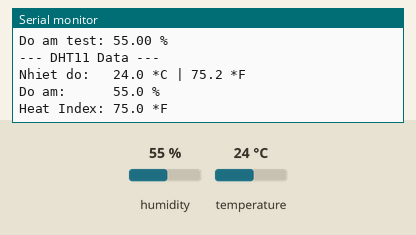
Recording of a sketch running on a simulated ESP32. Shown: the last lines printed to the serial monitor. Inputs (shaded band) come from the test bench; at power-on: humidity 55 %, temperature 24 °C.

Above: at 3.7 s.
3.8 s: humidity set to 21 %
At 5.7 s:
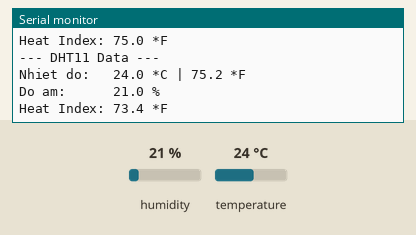
8.3 s: humidity set to 18 %
At 10.0 s:
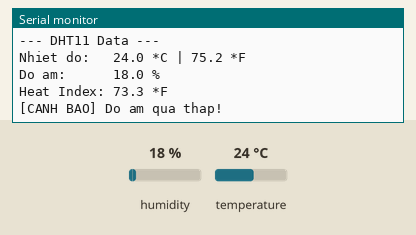
Timing chart, 0 to 11.5 s (numbered marks = the images above; inputs shaded):
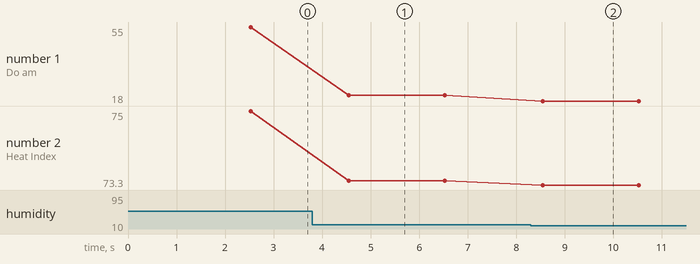

The sketch:

test_01_dht11.ino
```cpp
// ============================================================
// TEST 01: CAM BIEN DHT11 - NHIET DO / DO AM
// ============================================================
// Cam bien: DHT11
// Chan GPIO: IO32
// Dien ap: 3.3V / 5V
// Thu vien: DHT sensor library (Adafruit)
// ============================================================

#include <Arduino.h>
#include <DHT.h>
#include "config.h"

DHT dht(DHT_PIN, DHT_TYPE);

unsigned long lastReadTime = 0;

void dhtSetup() {
    Serial.println("=== TEST 01: DHT11 (Nhiet do / Do am) ===");
    Serial.print("Chan GPIO: "); Serial.println(DHT_PIN);
    Serial.println("Khoi tao cam bien...");

    dht.begin();

    Serial.println("Cho 2s de cam bien on dinh...");
    delay(2000);

    float testTemp = dht.readTemperature();
    float testHum = dht.readHumidity();

    if (isnan(testTemp) || isnan(testHum)) {
        Serial.println("[LOI] Khong doc duoc du lieu tu DHT11!");
        Serial.println("Kiem tra: VCC(3.3V/5V), GND, Data->IO32");
    } else {
        Serial.println("[OK] DHT11 hoat dong!");
        Serial.print("Nhiet do test: "); Serial.print(testTemp); Serial.println(" *C");
        Serial.print("Do am test: "); Serial.print(testHum); Serial.println(" %");
    }
    Serial.println();
}

void dhtLoop() {
    unsigned long now = millis();
    if (now - lastReadTime >= DHT_READ_INTERVAL) {
        lastReadTime = now;

        float humidity = dht.readHumidity();
        float temperature = dht.readTemperature();
        float fahrenheit = dht.readTemperature(true);

        if (isnan(humidity) || isnan(temperature)) {
            Serial.println("[LOI] Khong doc duoc du lieu!");
            return;
        }

        float heatIndex = dht.computeHeatIndex(fahrenheit, humidity);

        Serial.println("--- DHT11 Data ---");
        Serial.print("Nhiet do:   "); Serial.print(temperature, 1);
        Serial.print(" *C | "); Serial.print(fahrenheit, 1); Serial.println(" *F");
        Serial.print("Do am:      "); Serial.print(humidity, 1); Serial.println(" %");
        Serial.print("Heat Index: "); Serial.print(heatIndex, 1); Serial.println(" *F");

        // Canh bao nhiet do
        if (temperature > TEMP_MAX) {
            Serial.println("[CANH BAO] Nhiet do qua cao!");
        } else if (temperature < TEMP_MIN) {
            Serial.println("[CANH BAO] Nhiet do qua thap!");
        }

        // Canh bao do am
        if (humidity > HUMIDITY_MAX) {
            Serial.println("[CANH BAO] Do am qua cao!");
        } else if (humidity < HUMIDITY_MIN) {
            Serial.println("[CANH BAO] Do am qua thap!");
        }
        Serial.println();
    }
}

void setup() {
    Serial.begin(115200);
    delay(500);
    dhtSetup();
}

void loop() {
    dhtLoop();
}
```

config.h
```cpp
// ============================================================
// CAU HINH CHUNG - TEST CAM BIEN ESP32 NodeMCU-32S
// ============================================================
// Chu y: Chi can thay doi cau hinh o day de phu hop voi board
// ============================================================

#ifndef CONFIG_H
#define CONFIG_H

// ========== WIFI ==========
#define WIFI_SSID "Hoang Quan"
#define WIFI_PASSWORD "hoangquan@@"

// ========== MQTT ==========
#define MQTT_SERVER "192.168.1.100"
#define MQTT_PORT 1883
#define MQTT_USER "mqtt_user"
#define MQTT_PASSWORD "mqtt_password"
#define MQTT_CLIENT_ID "ESP32_Sensor_Test"
#define MQTT_TOPIC "test/sensor"

// ========== SERIAL DEBUG ==========
#define SERIAL_BAUD 115200

// ========== GPIO PINS ==========
// --- DHT11 (Nhiet do / Do am) ---
#define DHT_PIN 32
#define DHT_TYPE DHT11

// --- PMS5003 (Bu PM2.5) ---
#define PMS_TX_PIN 17
#define PMS_RX_PIN 16

// --- MQ-2 (Khoi / Gas) ---
#define MQ2_PIN 33
#define MQ2_ANA_PIN 33
#define MQ2_D0_PIN 4
#define RL_VALUE 5.0
#define RO_CLEAN_AIR_FACTOR 9.83

// --- Leak Sensor (Ro nuoc) ---
#define LEAK_PIN 34
#define LEAK_LED_PIN 2

// --- ACS712 (Ro dien 30A) ---
#define ACS712_PIN 35
#define ACS712_SENSITIVITY 0.066  // 30A model: 66mV/A
#define ACS712_VCC 3.3

// --- HC-SR501 (Chuyen dong) ---
#define PIR_PIN 26
#define PIR_LED_PIN 25

// --- Reed Switch (Cua mo) ---
#define REED_PIN 27
#define REED_LED_PIN 33

// --- Voltage Divider AC ---
#define AC_VOLTAGE_PIN 36
#define AC_R1 100000.0
#define AC_R2 10000.0
#define AC_CALIBRATION 1.0

// --- Voltage Divider UPS ---
#define UPS_VOLTAGE_PIN 39
#define UPS_R1 100000.0
#define UPS_R2 10000.0
#define UPS_CALIBRATION 1.0

// ========== ADC SETTINGS ==========
#define ADC_ATTEN ADC_ATTEN_DB_11    // 0-3.3V
#define ADC_WIDTH ADC_WIDTH_BIT_12   // 12-bit

// ========== NGƯỠNG CẢNH BÁO ==========
#define TEMP_MAX 45.0
#define TEMP_MIN 10.0
#define HUMIDITY_MAX 95.0
#define HUMIDITY_MIN 20.0
#define PM25_MAX 35.0
#define GAS_THRESHOLD 300
#define AC_VOLTAGE_MIN 200.0
#define AC_VOLTAGE_MAX 250.0
#define UPS_VOLTAGE_MIN 11.0
#define UPS_VOLTAGE_MAX 13.8

// ========== TIMING ==========
#define DHT_READ_INTERVAL 2000       // ms
#define PMS_READ_INTERVAL 1000       // ms
#define MQ2_READ_INTERVAL 500        // ms

#endif
```

Measured:
- the behaviour switches between 20 and 19 % on humidity (found by bisection; images 1 and 2)
- after the input at 3.8 s, the serial monitor: prints a new line after 0.75 s (image 1)
- after the input at 8.3 s, the serial monitor: prints a new line after 0.25 s (image 2)
- plotted number 1: 55 → 21 after the input at 3.8 s, 21 → 18 after the input at 8.3 s
- plotted number 2: 75 → 73.4 after the input at 3.8 s, 73.4 → 73.3 after the input at 8.3 s
